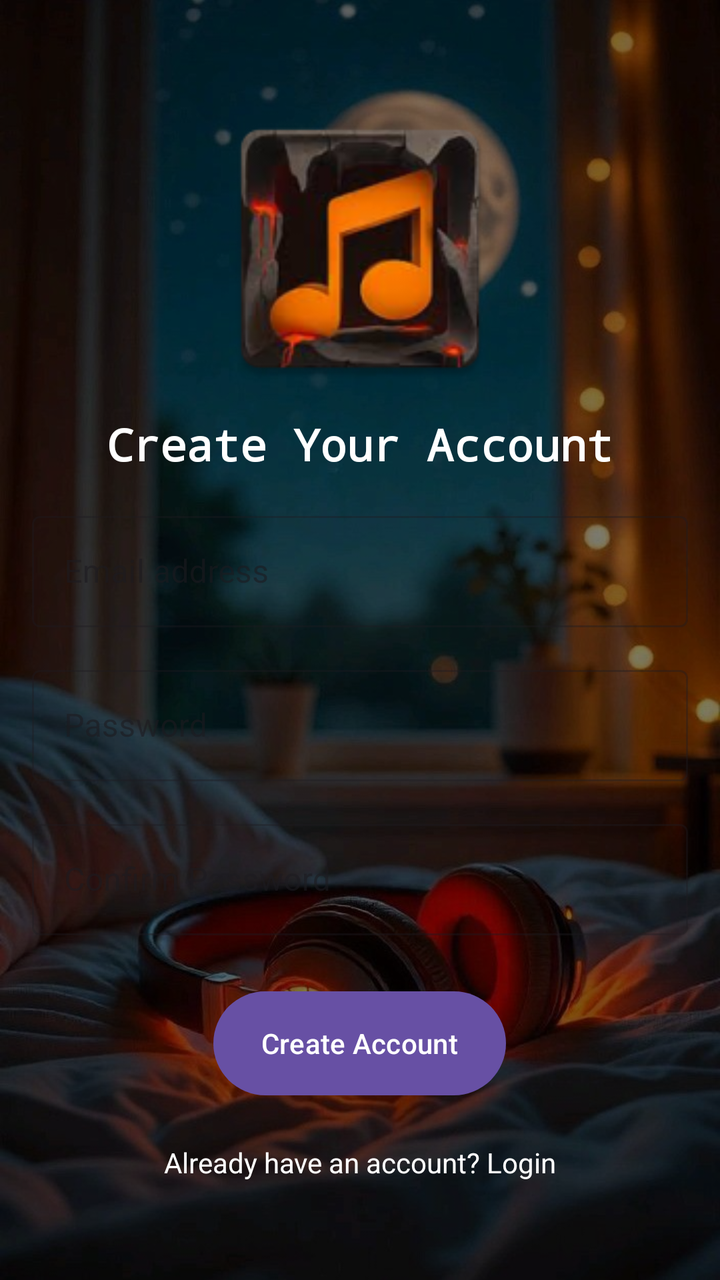
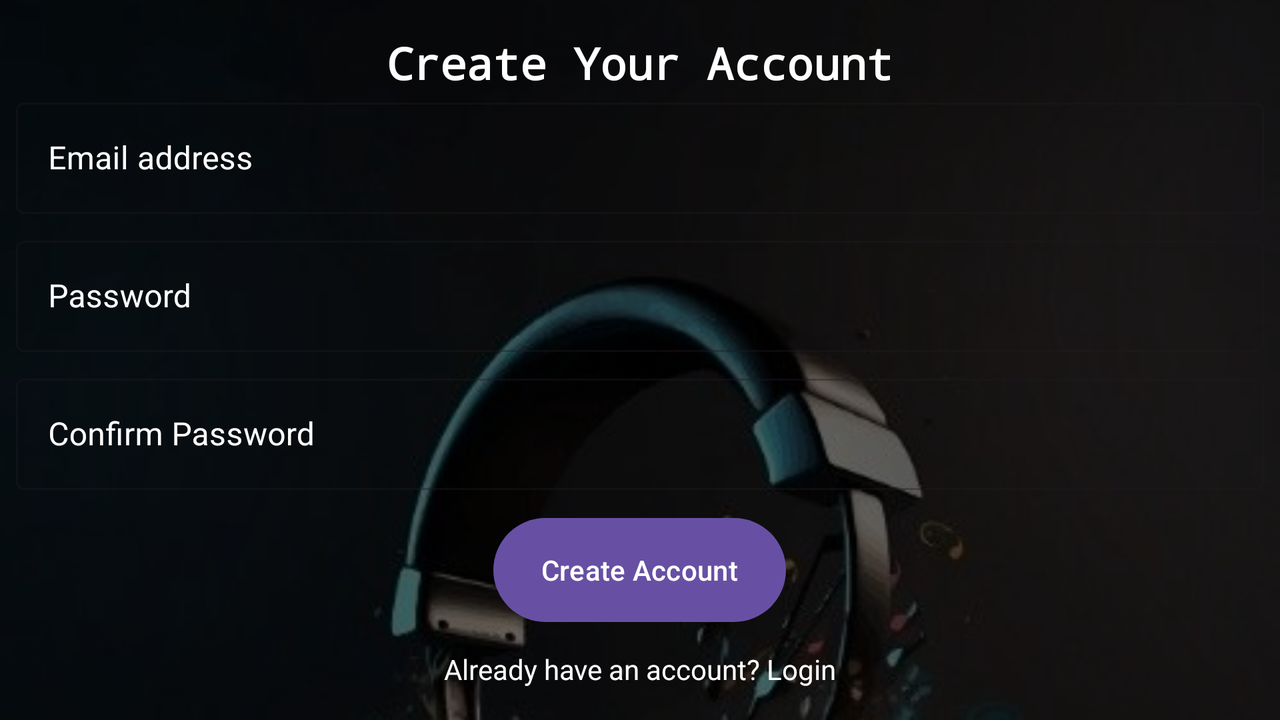

An Android layout and its configuration variant, each rendered on a device that would load it. The default file and the variant file are quoted in full after the pictures.
<!-- AndroidManifest.xml: application theme Theme.MusicPlayerApp -->
<!-- res/layout/activity_signup.xml -->
<FrameLayout xmlns:android="http://schemas.android.com/apk/res/android"
    xmlns:tools="http://schemas.android.com/tools"
    xmlns:app="http://schemas.android.com/apk/res-auto"
    android:layout_width="match_parent"
    android:layout_height="match_parent"
    tools:context=".SignupActivity">

    
    <ImageView
        android:layout_width="match_parent"
        android:layout_height="match_parent"
        android:src="@drawable/bg4"
        android:scaleType="centerCrop" />

    
    <View
        android:layout_width="match_parent"
        android:layout_height="match_parent"
        android:background="#80000000" />

    <LinearLayout
        android:layout_width="match_parent"
        android:layout_height="match_parent"
        android:orientation="vertical"
        android:padding="16dp"
        android:gravity="center">

        
        <LinearLayout
            android:layout_width="match_parent"
            android:layout_height="wrap_content"
            android:gravity="center"
            android:orientation="vertical"
            android:layout_marginBottom="16dp">

            <ImageView
                android:layout_width="150dp"
                android:layout_height="150dp"
                android:src="@mipmap/icon_launcher" />

            <TextView
                android:layout_width="match_parent"
                android:layout_height="wrap_content"
                android:fontFamily="monospace"
                android:gravity="center"
                android:paddingTop="8dp"
                android:text="Create Your Account"
                android:textColor="@color/white"
                android:textSize="22sp"
                android:textStyle="bold" />

        </LinearLayout>

        
        <LinearLayout
            android:layout_width="match_parent"
            android:layout_height="wrap_content"
            android:gravity="center"
            android:orientation="vertical">

            
            <com.google.android.material.textfield.TextInputLayout
                style="@style/Widget.MaterialComponents.TextInputLayout.OutlinedBox"
                android:layout_width="match_parent"
                android:layout_height="wrap_content"
                android:hint="Email address"
                app:startIconDrawable="@drawable/icon_email">

                <com.google.android.material.textfield.TextInputEditText
                    android:id="@+id/email_edittext"
                    android:layout_width="match_parent"
                    android:layout_height="wrap_content"
                    android:inputType="textEmailAddress"
                    android:maxLines="1" />

            </com.google.android.material.textfield.TextInputLayout>

            <View
                android:layout_width="match_parent"
                android:layout_height="16dp" />

            
            <com.google.android.material.textfield.TextInputLayout
                style="@style/Widget.MaterialComponents.TextInputLayout.OutlinedBox"
                android:layout_width="match_parent"
                android:layout_height="wrap_content"
                android:hint="Password"
                app:startIconDrawable="@drawable/icon_lock">

                <com.google.android.material.textfield.TextInputEditText
                    android:id="@+id/password_edittext"
                    android:layout_width="match_parent"
                    android:layout_height="wrap_content"
                    android:inputType="textPassword"
                    android:maxLines="1" />

            </com.google.android.material.textfield.TextInputLayout>

            <View
                android:layout_width="match_parent"
                android:layout_height="16dp" />

            
            <com.google.android.material.textfield.TextInputLayout
                style="@style/Widget.MaterialComponents.TextInputLayout.OutlinedBox"
                android:layout_width="match_parent"
                android:layout_height="wrap_content"
                android:hint="Confirm Password"
                app:startIconDrawable="@drawable/icon_lock">

                <com.google.android.material.textfield.TextInputEditText
                    android:id="@+id/confirm_password_edittext"
                    android:layout_width="match_parent"
                    android:layout_height="wrap_content"
                    android:inputType="textPassword"
                    android:maxLines="1" />

            </com.google.android.material.textfield.TextInputLayout>

            <View
                android:layout_width="match_parent"
                android:layout_height="24dp" />

            
            <Button
                android:id="@+id/create_account_btn"
                android:layout_width="wrap_content"
                android:layout_height="60dp"
                android:text="Create Account" />

            
            <ProgressBar
                android:id="@+id/progress_bar"
                android:layout_width="32dp"
                android:layout_height="60dp"
                android:visibility="gone"
                android:indeterminateTint="@color/white" />

            <View
                android:layout_width="match_parent"
                android:layout_height="20dp" />

            
            <TextView
                android:id="@+id/goto_login_btn"
                android:layout_width="match_parent"
                android:layout_height="wrap_content"
                android:text="Already have an account? Login"
                android:textColor="@color/white"
                android:gravity="center" />

        </LinearLayout>

    </LinearLayout>

</FrameLayout>
<!-- resources referenced by this layout -->
<resources>
  <color name="white">#FFFFFFFF</color>
  <!-- drawable bg4: jpg bitmap (drawable, 83516 bytes) -->
  <!-- mipmap icon_launcher: webp bitmap (mipmap-hdpi, 5916 bytes) -->
  <style name="Theme.MusicPlayerApp" parent="Theme.Material3.DayNight.NoActionBar">
          
          <item name="android:statusBarColor">@color/white</item>
           <item name="android:windowLightStatusBar">true</item>--&gt;
  
      </style>
</resources>
<!-- res/layout-land/activity_signup.xml (the repository's variant of the layout above) -->
<!-- drawn on the phone turned sideways -->
<FrameLayout xmlns:android="http://schemas.android.com/apk/res/android"
    xmlns:tools="http://schemas.android.com/tools"
    xmlns:app="http://schemas.android.com/apk/res-auto"
    android:layout_width="match_parent"
    android:layout_height="match_parent"
    android:fitsSystemWindows="true"
    tools:context=".SignupActivity">

    
    <ImageView
        android:layout_width="match_parent"
        android:layout_height="match_parent"
        android:src="@drawable/bg1"
        android:scaleType="centerCrop" />

    
    <View
        android:layout_width="match_parent"
        android:layout_height="match_parent"
        android:background="#99000000" />

    <LinearLayout
        android:layout_width="match_parent"
        android:layout_height="match_parent"
        android:orientation="vertical"
        android:padding="8dp"
        android:gravity="center">

        
        <LinearLayout
            android:layout_width="match_parent"
            android:layout_height="wrap_content"
            android:gravity="center"
            android:visibility="gone"
            android:orientation="vertical"
            android:layout_marginBottom="16dp">

            <ImageView
                android:layout_width="150dp"
                android:layout_height="150dp"
                android:src="@mipmap/icon_launcher" />

            <TextView
                android:layout_width="match_parent"
                android:layout_height="wrap_content"
                android:fontFamily="monospace"
                android:gravity="center"
                android:paddingTop="8dp"
                android:text="Create Your Account"
                android:textColor="@color/white"
                android:textSize="22sp"
                android:textStyle="bold" />

        </LinearLayout>

        <TextView
            android:layout_width="match_parent"
            android:layout_height="wrap_content"
            android:fontFamily="monospace"
            android:gravity="center"
            android:paddingTop="1dp"
            android:text="Create Your Account"
            android:textColor="@color/white"
            android:textSize="22sp"
            android:textStyle="bold" />

        
        <LinearLayout
            android:layout_width="match_parent"
            android:layout_height="wrap_content"
            android:gravity="center"
            android:orientation="vertical">

            
            <com.google.android.material.textfield.TextInputLayout
                style="@style/Widget.MaterialComponents.TextInputLayout.OutlinedBox"
                android:layout_width="match_parent"
                android:layout_height="wrap_content"
                android:hint="Email address"
                android:textColorHint="@color/white"
                app:startIconTint="@color/white"
                app:startIconDrawable="@drawable/icon_email">

                <com.google.android.material.textfield.TextInputEditText
                    android:id="@+id/email_edittext"
                    android:layout_width="match_parent"
                    android:layout_height="wrap_content"
                    android:inputType="textEmailAddress"
                    android:textColor="@color/white"
                    android:maxLines="1" />

            </com.google.android.material.textfield.TextInputLayout>

            <View
                android:layout_width="match_parent"
                android:layout_height="8dp" />

            
            <com.google.android.material.textfield.TextInputLayout
                style="@style/Widget.MaterialComponents.TextInputLayout.OutlinedBox"
                android:layout_width="match_parent"
                android:layout_height="wrap_content"
                android:hint="Password"
                android:textColorHint="@color/white"
                app:startIconTint="@color/white"
                app:startIconDrawable="@drawable/icon_lock">

                <com.google.android.material.textfield.TextInputEditText
                    android:id="@+id/password_edittext"
                    android:layout_width="match_parent"
                    android:layout_height="wrap_content"
                    android:inputType="textPassword"
                    android:textColor="@color/white"
                    android:maxLines="1" />

            </com.google.android.material.textfield.TextInputLayout>

            <View
                android:layout_width="match_parent"
                android:layout_height="8dp" />

            
            <com.google.android.material.textfield.TextInputLayout
                style="@style/Widget.MaterialComponents.TextInputLayout.OutlinedBox"
                android:layout_width="match_parent"
                android:layout_height="wrap_content"
                android:hint="Confirm Password"
                android:textColorHint="@color/white"
                app:startIconTint="@color/white"
                app:startIconDrawable="@drawable/icon_lock">

                <com.google.android.material.textfield.TextInputEditText
                    android:id="@+id/confirm_password_edittext"
                    android:layout_width="match_parent"
                    android:layout_height="wrap_content"
                    android:inputType="textPassword"
                    android:textColor="@color/white"
                    android:maxLines="1" />

            </com.google.android.material.textfield.TextInputLayout>

            <View
                android:layout_width="match_parent"
                android:layout_height="10dp" />

            
            <Button
                android:id="@+id/create_account_btn"
                android:layout_width="wrap_content"
                android:layout_height="60dp"
                android:text="Create Account" />

            
            <ProgressBar
                android:id="@+id/progress_bar"
                android:layout_width="32dp"
                android:layout_height="60dp"
                android:visibility="gone"
                android:indeterminateTint="@color/white" />

            <View
                android:layout_width="match_parent"
                android:layout_height="10dp" />

            
            <TextView
                android:id="@+id/goto_login_btn"
                android:layout_width="match_parent"
                android:layout_height="wrap_content"
                android:text="Already have an account? Login"
                android:textColor="@color/white"
                android:gravity="center" />

        </LinearLayout>

    </LinearLayout>

</FrameLayout>
<!-- resources referenced by the variant -->
<!-- as the phone turned sideways resolves them -->
<resources>
  <color name="white">#FFFFFFFF</color>
  <!-- drawable bg1: jpg bitmap (drawable, 28291 bytes) -->
  <!-- mipmap icon_launcher: webp bitmap (mipmap-hdpi, 5916 bytes) -->
  <style name="Theme.MusicPlayerApp" parent="Theme.Material3.DayNight.NoActionBar">
          
          <item name="android:statusBarColor">@color/white</item>
           <item name="android:windowLightStatusBar">true</item>--&gt;
  
      </style>
</resources>
